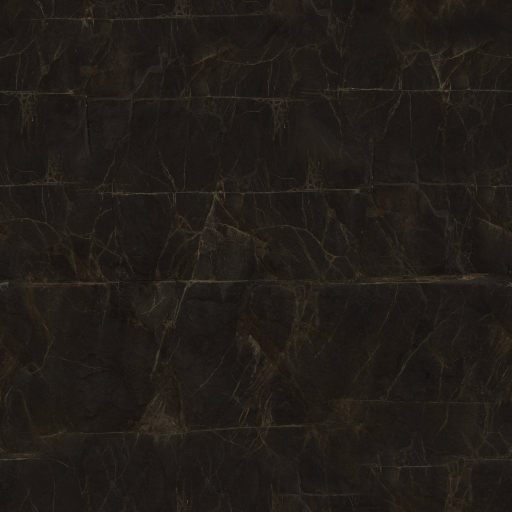
#> input picture assets/rock_diff.jpg, 1024 x 1024 px, given in place of twig_diff_2k.jpg, which was not available (shown at 1/2 size)
$ python make_textures.py
#> lines starting #> are read from the running program, lines starting #| are printed output that depends on the picture; pictures that were not available may be replaced by others from this repository, and a replacement may not be noted
#!/usr/bin/env python3
"""make_textures.py — game textures for the Poly Haven firs -> assets/veg/ph/
  needles_atlas.png   RGBA: the left 30 % strip of the twig atlas (needle blades + stem bark), alpha from twig_alpha  (UV u' = u / 0.30)
  trunk_<a|b|c>.jpg + trunk_<a|b|c>_n.jpg   trunk colour / normal (1k)
  bark.jpg + bark_n.jpg                     branch-stub bark (1k)"""
import os, sys, shutil
from PIL import Image
HERE = os.path.dirname(os.path.abspath(__file__)); ROOT = os.path.abspath(os.path.join(HERE, '..', '..'))
SRC = os.path.join(HERE, 'src', 'fir_tree_01'); OUT = os.path.join(ROOT, 'assets', 'veg', 'ph'); os.makedirs(OUT, exist_ok=True)
STRIP = 0.30
d = Image.open(f'{SRC}/tex2k/twig_diff_2k.jpg').convert('RGB'); a = Image.open(f'{SRC}/tex2k/twig_alpha_2k.png').convert('L')
#> further down, d is the input picture: PIL image 1024x1024 RGB; mean R, G, B 33.1, 28, 23.5
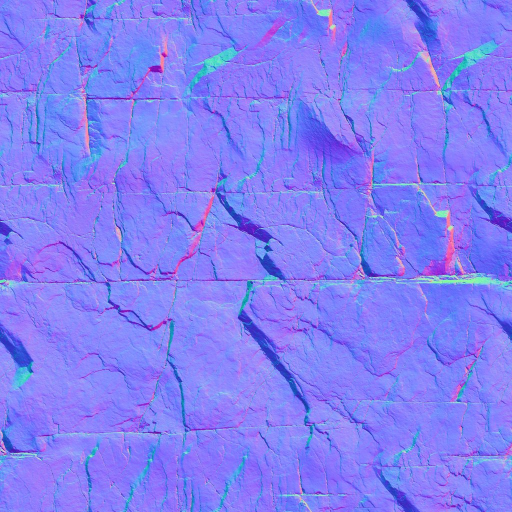
#> input picture assets/rock_nor.jpg, 1024 x 1024 px, given in place of twig_alpha_2k.png, which was not available (shown at 1/2 size)
#> after `a = Image.open(f'{SRC}/tex2k/twig_alpha_2k.png').convert('L')`:
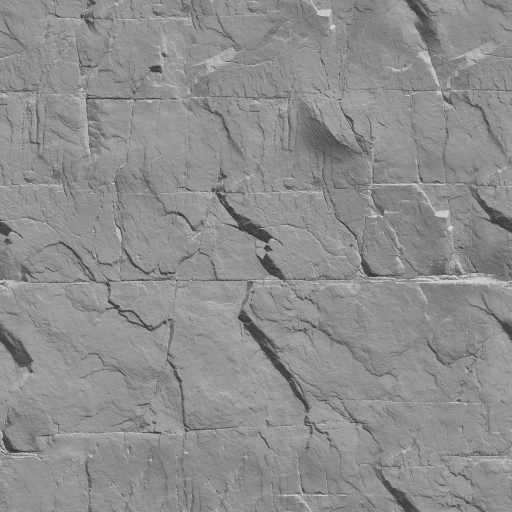
#> a: PIL image 1024x1024 L (shown at 1/2 size); min 31, max 226, mean 141.7
W, H = d.size; w = int(W * STRIP); rgba = d.crop((0, 0, w, H)); rgba.putalpha(a.crop((0, 0, w, H)))
#> after `W, H = d.size`: W = 1024; H = 1024
#> after `w = int(W * STRIP)`: w = 307
#> after `rgba = d.crop((0, 0, w, H))`:
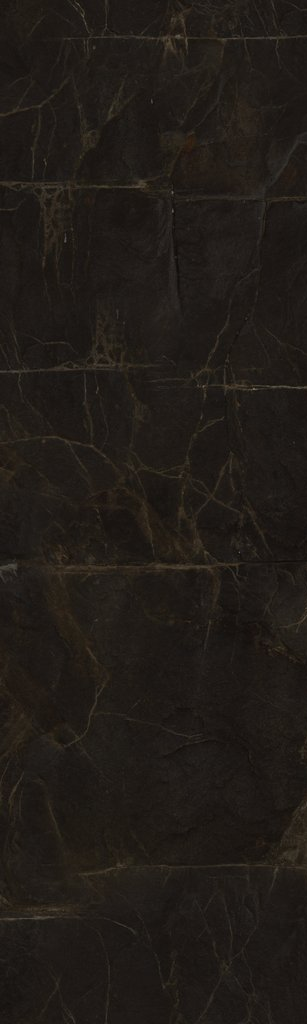
#> rgba: PIL image 307x1024 RGB; mean R, G, B 32.7, 27.7, 23.3
#> after `rgba.putalpha(a.crop((0, 0, w, H)))`:
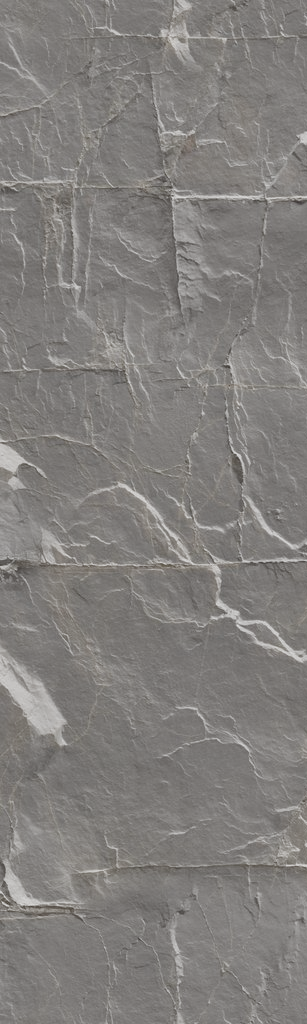
#> rgba: PIL image 307x1024 RGBA; mean R, G, B, A 32.7, 27.7, 23.3, 143.2; transparent parts drawn white
rgba.save(f'{OUT}/needles_atlas.png', optimize=True)
for k in 'ab':   # variant c's trunk mesh has no UV and no texture: it takes trunk_b (cylindrical UV generated in assemble_firs.py)
    shutil.copy(f'{SRC}/textures/fir_tree_01_trunk_{k}_diff_1k.jpg', f'{OUT}/trunk_{k}.jpg'); shutil.copy(f'{SRC}/textures/fir_tree_01_trunk_{k}_nor_gl_1k.jpg', f'{OUT}/trunk_{k}_n.jpg')
shutil.copy(f'{SRC}/textures/fir_tree_01_bark_diff_1k.jpg', f'{OUT}/bark.jpg'); shutil.copy(f'{SRC}/textures/fir_tree_01_bark_nor_gl_1k.jpg', f'{OUT}/bark_n.jpg')
for f in sorted(os.listdir(OUT)): print(f, os.path.getsize(f'{OUT}/{f}') // 1024, 'KB')

# ---- photo-sprig atlas (the crown is built from these, see build_cards.py): crop of the 2k twig atlas, RGBA + normal
CX0, CY1 = int(W * 0.18), int(H * 0.80)
#> CX0 = 184; CY1 = 819
sp = d.crop((CX0, 0, W, CY1)); sp.putalpha(a.crop((CX0, 0, W, CY1))); sp.save(f'{OUT}/sprigs_atlas.png', optimize=True)
#> after `sp.putalpha(a.crop((CX0, 0, W, CY1)))`:
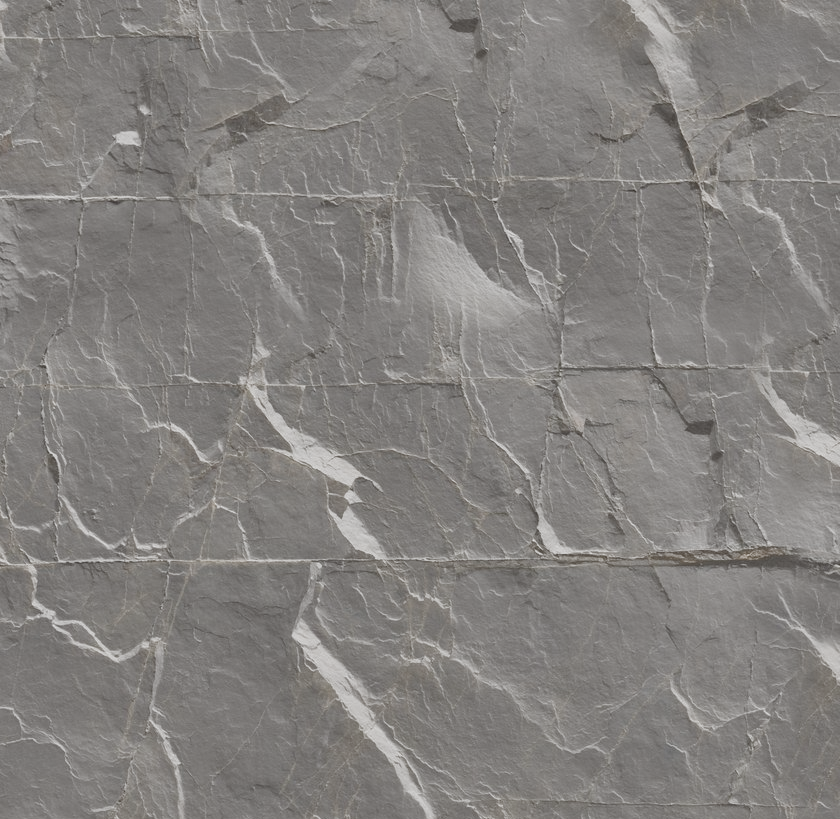
#> sp: PIL image 840x819 RGBA; mean R, G, B, A 33.1, 28, 23.6, 141.3; transparent parts drawn white
n = Image.open(f'{SRC}/tex2k/twig_nor_gl_2k.jpg').convert('RGB'); n.crop((CX0, 0, W, CY1)).save(f'{OUT}/sprigs_n.jpg', quality=88)
#> further down, n is the input picture: PIL image 1024x1024 RGB; mean R, G, B 130.5, 127.2, 245.1
#> after `n = Image.open(f'{SRC}/tex2k/twig_nor_gl_2k.jpg').convert('RGB')`:
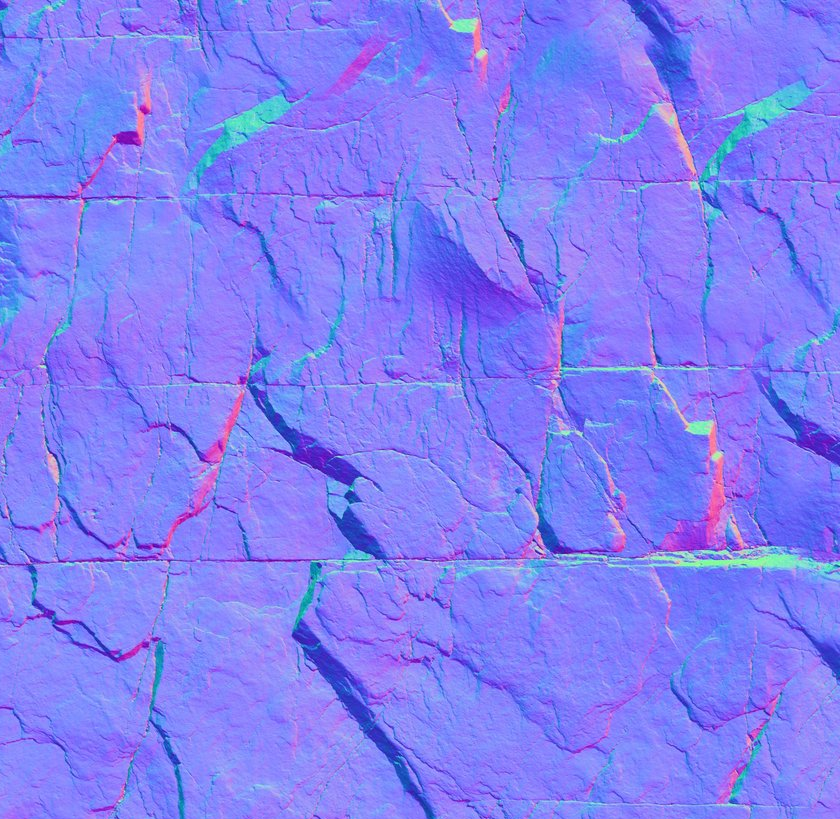
#> saved as sprigs_n.jpg: PIL image 840x819 RGB; mean R, G, B 129.6, 127.2, 244.6
d.crop((0, 0, int(W * 0.15), H)).save(f'{OUT}/stem_bark.jpg', quality=88)   # twig stems: the bark strip of the atlas (u / 0.15)
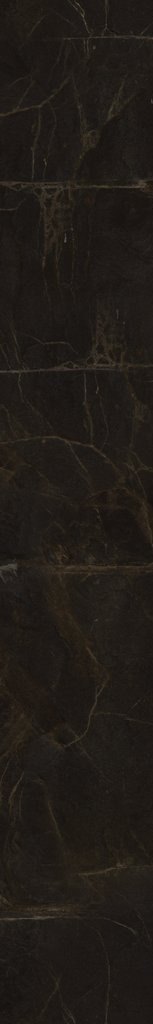
#> saved as stem_bark.jpg: PIL image 153x1024 RGB; mean R, G, B 33, 27.9, 23.3
print('sprig atlas', sp.size)
#| sprig atlas (840, 819)

SAP = os.path.join(HERE, 'src', 'fir_sapling_medium')
if os.path.isdir(SAP):
    shutil.copy(f'{SAP}/textures/fir_sapling_medium_branches_diff_1k.jpg', f'{OUT}/sap_bark.jpg'); shutil.copy(f'{SAP}/textures/fir_sapling_medium_branches_nor_gl_1k.jpg', f'{OUT}/sap_bark_n.jpg')
